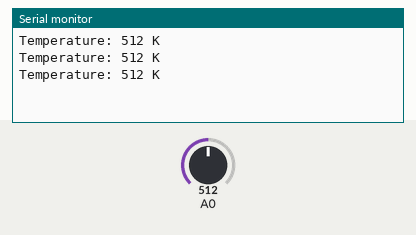
Bench run of a sketch on a simulated Arduino Uno, built with avr-gcc and run on an emulated ATmega328P. On the bench: the last lines printed to the serial monitor. The test bench sets the inputs (shaded band); at power-on: A0 = 512.

Above: at 1.3 s.
1.4 s: A0 set to 716
At 1.9 s:
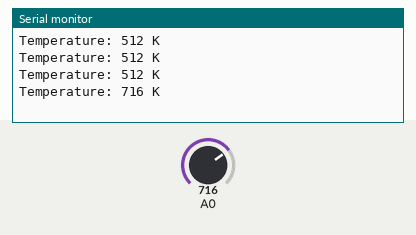
2.9 s: A0 set to 900
At 3.3 s:
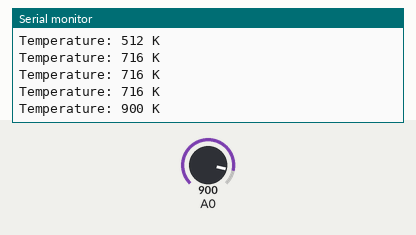
Timing chart, 0 to 5.9 s (numbered marks = the images above; inputs shaded):
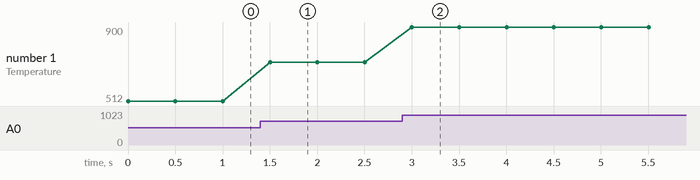

The sketch:

sketch_Thermoresistor.ino
```cpp
float R1 = 10000;
float logR2, R2, T;
float c1 = 1.009249522e-03, c2 = 2.378405444e-04, c3 = 2.019202697e-07;

void setup() {
  // put your setup code here, to run once:
Serial.begin(9600);
}

void loop() {
  // put your main code here, to run repeatedly:
  int Vo = analogRead(0);

  Serial.print("Temperature: ");
  Serial.print(Vo);
  Serial.println(" K");

  delay(500);


}
```

Measured:
- after the input at 1.4 s, the serial monitor: prints a new line after 0.10 s (image 1)
- after the input at 2.9 s, the serial monitor: prints a new line after 0.10 s (image 2)
- plotted number 1: 512 → 716 after the input at 1.4 s, 716 → 900 after the input at 2.9 s
